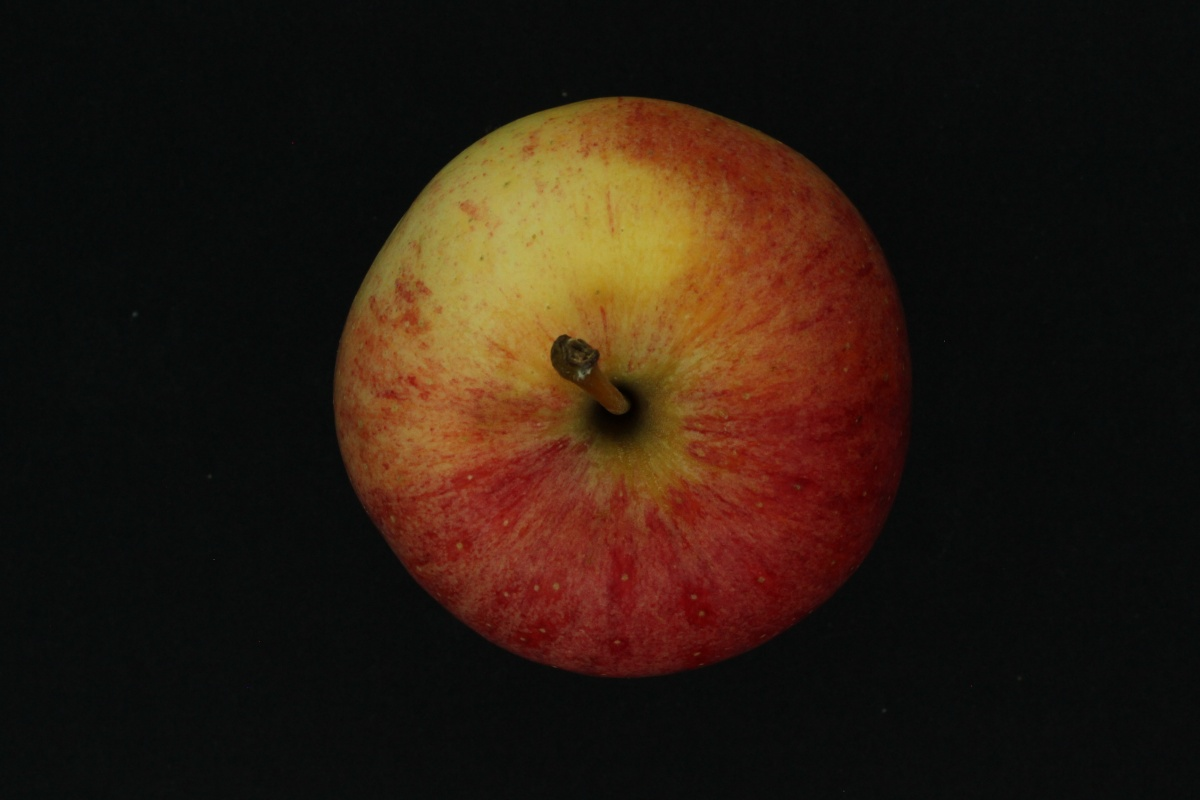
#> input picture dataset/Apples/Test/Royal_01_1.JPG, 1200 x 800 px; its folder holds only this picture in this run
$ jupyter execute --allow-errors FeaturesExtraction.ipynb   (older library calls are emulated)
#> lines starting #> are read from the running program, lines starting #| are printed output that depends on the picture
#> call 4 of extract_features, with data_path = 'dataset\\Test\\*'
#> in extract_features, img is the input picture: shape (800, 1200, 3); mean B, G, R 15.8, 26.3, 41.1
[cell 1]
import cv2
from sklearn import svm
from scipy.cluster.vq import kmeans, vq
import numpy as np
import glob
from scipy.stats import skew
from skimage.feature import greycomatrix, greycoprops
from sklearn.model_selection import GridSearchCV
import pickle

[cell 2]
Apple_training_data='dataset\\Apples\\*'
Orange_training_data='dataset\\Oranges\\*'
Mango_training_data='dataset\\Mangoes\\*'

sift = cv2.SIFT_create()

[cell 3]
def get_all_glcm_features(gray_scale_img):
    """
    Given a grayscale image with graylevels from 0 - 255, this function returns the contrast
    and the homogeneity features of the image with the help of GLCM
    """
    # Tip: Make sure you understand the input-output of everything you write,
    # not doing that results in bugs that make you believe the lab is long

    #size of co-occ matrix = number of gray levels
    image_array = np.array(gray_scale_img)
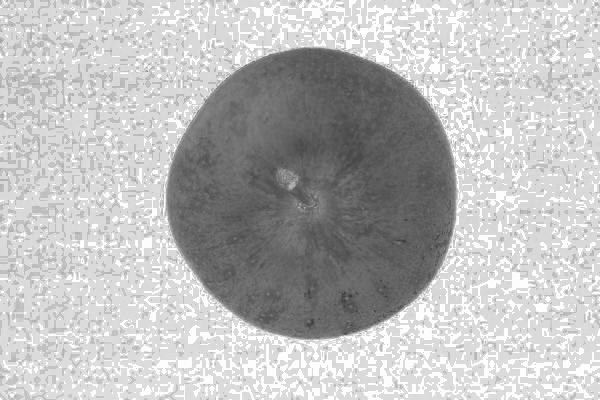
#> image_array: shape (800, 1200) (shown at 1/2 size); min 57, max 255, mean 187.4
    #print('first pixel= ', image_array[0][0])
    coocurrence_matrix = greycomatrix(image_array, [1], [0])
    contrast = greycoprops(coocurrence_matrix, 'contrast')
#> contrast = [91.83]
    homogeneity = greycoprops(coocurrence_matrix, 'homogeneity')
#> homogeneity = [0.558]
    #mean = greycoprops(coocurrence_matrix, 'mean')
    energy = greycoprops(coocurrence_matrix, 'energy')
#> energy = [0.181]
    #entropy = greycoprops(coocurrence_matrix, 'entropy')
    #variance = greycoprops(coocurrence_matrix, 'variance')
    correlation = greycoprops(coocurrence_matrix, 'correlation')
#> correlation = [0.985]
    return contrast, homogeneity, energy, correlation

[cell 4]
def extract_features(data_path):
    des_list=[]
    hue_arr=[]
    for file in glob.glob(data_path):
        img = cv2.imread(file)
        img = cv2.cvtColor(img, cv2.COLOR_BGR2HSV)
        img_gray = cv2.cvtColor(img, cv2.COLOR_BGR2GRAY)
        contrast, homogeneity, energy, correlation= get_all_glcm_features((img_gray * 255).astype(np.uint8))
        kpts, des = sift.detectAndCompute(img_gray,None)
        if len(kpts) < 1:
            no_kpts = np.zeros((1, sift.descriptorSize()), np.float32)
            des_list.append((file, no_kpts))
        else:
            des_list.append((file, des))
        h,s,v=cv2.split(img)
        hue_mean=np.mean(h)  #calculate the mean of hue channel of each image
        hue_var=np.var(h)
        flatten_h = list(np.concatenate(h).flat)
        hue_skewness=skew(flatten_h)
        image_hue_info=[]
        image_hue_info.append(hue_mean)
        image_hue_info.append(hue_var)
        image_hue_info.append(hue_skewness)
        #######################################################################
        image_hue_info.append(contrast[0][0])
        image_hue_info.append(homogeneity[0][0])
        image_hue_info.append(energy[0][0])
        image_hue_info.append(correlation[0][0])
        #########################################################################
        hue_arr.append(image_hue_info)


        # Stack all the descriptors vertically in a numpy array
    descriptors = des_list[0][1]
    for file, descriptor in des_list[1:]:
        descriptors = np.vstack((descriptors, descriptor))


    #kmeans works only on float, so convert integers to float
    descriptors_float = descriptors.astype(float)

    k = 60  #k means awal 60 clusters
    voc, variance = kmeans(descriptors_float, k, 1)

    features = np.zeros((len(hue_arr), k), "float32")
    for i in range(len(hue_arr)):
        words, distance = vq(des_list[i][1],voc)
        for w in words:
            features[i][w] += 1


    # [5 lines of commented-out code are left out]

    all_features=np.concatenate((hue_arr,features.tolist()),axis=1).tolist()
    return(all_features)

#> (a cell that did not finish here is left out)

#> (a cell that did not finish here is left out)

#> (a cell that did not finish here is left out)

#> (a cell that did not finish here is left out)

#pca
pca = PCA()
x_scaled_pca = pca.fit_transform(all_features)

per_var = np.round(pca.explained_variance_ratio_*100,decimals=1)
labels =[str(x) for x in range(1, len(per_var)+1)]

plt.bar(x=range(1, len(per_var)+1), height=per_var)
plt.tick_params(
    axis='x',
    which='both',
    bottom= False,
    top= False,
    labelbottom=False)
plt.ylabel('percentage of explained variance')
plt.xlabel('principal Components')
plt.title('scree plot')
plt.show()

[cell 9]
#x_train, x_test, y_train, y_test = train_test_split(all_features,all_labels, test_size=0.3,random_state=0)
param_grid = [
    {
        'C': [0.5, 1, 10, 100],
        'gamma': ['scale',1,0.1,0.01,0.001,0.0001],
        'kernel': ['rbf']
    },
]

optimal_params = GridSearchCV(
    svm.SVC(),
    param_grid,
    cv=25,
    scoring='accuracy',
    verbose=0
)

#print(len(all_features_scalled),len(y_train))
#all_features_scaled = scale(all_features)

#> (the rest of this cell did not finish here and is left out)

#> (a cell that did not finish here is left out)

all_features_scalled=scale(all_features)
clf_linear = svm.SVC(kernel='linear').fit(all_features_scalled[0:220,0:3].tolist(),all_labels)

[cell 11]
#Import scikit-learn metrics module for accuracy calculation
x_test = extract_features('dataset\\Test\\*')
#> in extract_features (call 4), `contrast, homogeneity, energy, correlation= get_all_glcm_features((img..`: contrast = [91.83]; homogeneity = [0.558]; energy = [0.181]; correlation = [0.985]
#> in extract_features (call 4), `kpts, des = sift.detectAndCompute(img_gray,None)`: kpts = 7119 keypoints; strongest (x, y, size): (642, 372, 326.6), (294, 142, 2.8), (534, 109, 2.6), (867, 564, 6.7)
#> in extract_features (call 4), `h,s,v=cv2.split(img)`:
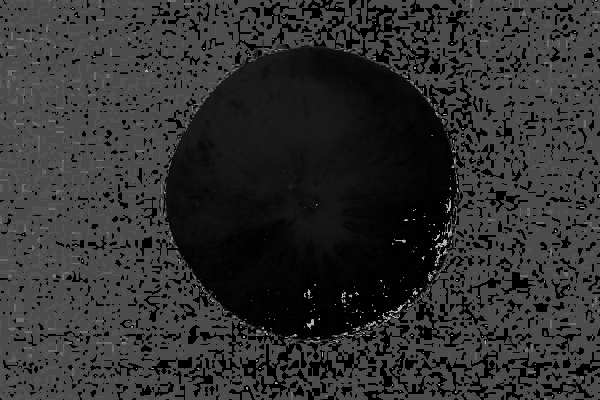
#> h: shape (800, 1200) (shown at 1/2 size); min 0, max 179, mean 48.4
#> in extract_features (call 4), `h,s,v=cv2.split(img)`:
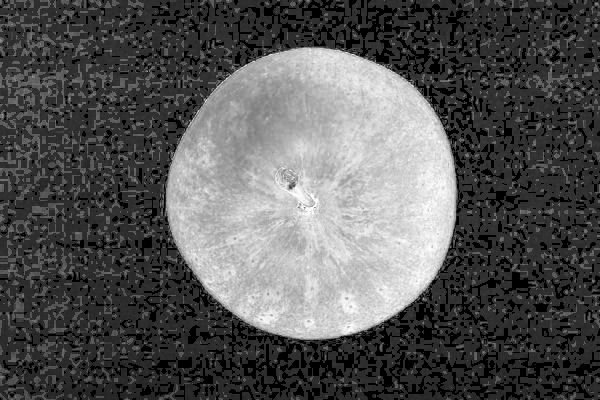
#> s: shape (800, 1200) (shown at 1/2 size); min 0, max 255, mean 86
#> in extract_features (call 4), `h,s,v=cv2.split(img)`:
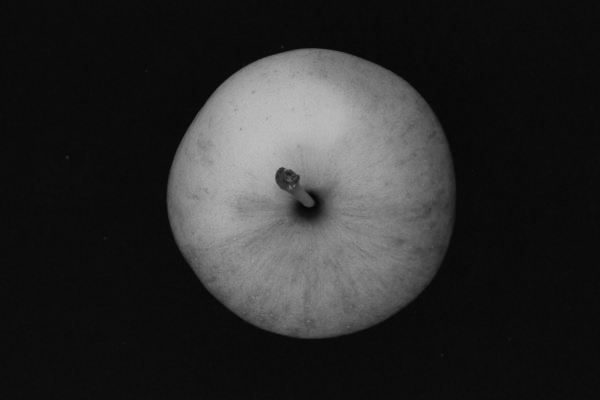
#> v: shape (800, 1200) (shown at 1/2 size); min 2, max 192, mean 42.4
#> in extract_features (call 4), `hue_mean=np.mean(h)`: hue_mean = 48.43
#> in extract_features (call 4), `hue_var=np.var(h)`: hue_var = 1290.4
#> in extract_features (call 4), `flatten_h = list(np.concatenate(h).flat)`: flatten_h = 960000 items
#> in extract_features (call 4), `hue_skewness=skew(flatten_h)`: hue_skewness = -0.161
#> in extract_features (call 4), `voc, variance = kmeans(descriptors_float, k, 1)`:
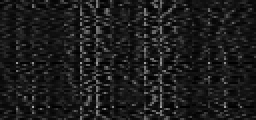
#> voc: shape (60, 128) float64 (shown 2 times larger); min 0.0405, max 168.9, mean 28.3
#> in extract_features (call 4), `voc, variance = kmeans(descriptors_float, k, 1)`: variance = 294.3
#> the loop in extract_features (call 4), `for i in range(len(hue_arr)):` made 1 pass
#> in extract_features (call 4), `all_features=np.concatenate((hue_arr,features.tolist()),axis=1).tolist()`: all_features = 1 item
#> x_test = 1 item
y_test = ['Mango','Apple','Apple','Mango','Mango','Orange','Apple','Apple','Apple','Apple','Orange','Apple','Mango','Mango','Mango','Orange','Orange','Orange']
#Import scikit-learn metrics module for accuracy calculation
from sklearn import metrics
# Model Accuracy: how often is the classifier correct?
#> (the rest of this cell did not finish here and is left out)

$ run again, on dataset/Apples/Test/Royal_01_2.JPG
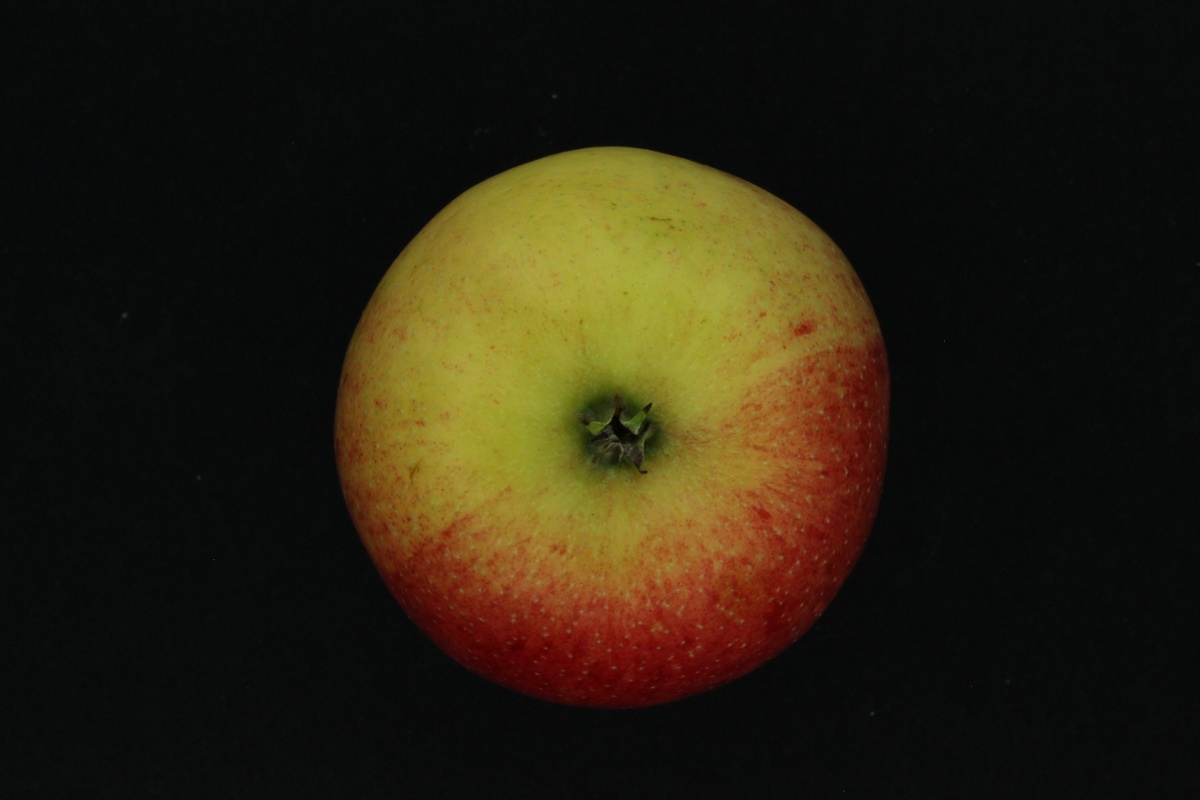
#> input picture dataset/Apples/Test/Royal_01_2.JPG, 1200 x 800 px
#> in extract_features, img is the input picture: shape (800, 1200, 3); mean B, G, R 15.9, 32.8, 40.3
#> img: shape (800, 1200, 3); mean H, S, V 53.4, 85.8, 41.8
#> in get_all_glcm_features, `image_array = np.array(gray_scale_img)`:
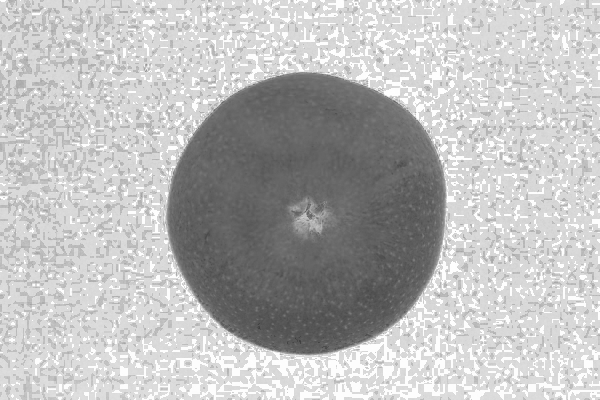
#> image_array: shape (800, 1200) (shown at 1/2 size); min 60, max 255, mean 187.1
#> in get_all_glcm_features, `contrast = greycoprops(coocurrence_matrix, 'contrast')`: contrast = [97.67]
#> in get_all_glcm_features, `homogeneity = greycoprops(coocurrence_matrix, 'homogeneity')`: homogeneity = [0.57]
#> in get_all_glcm_features, `energy = greycoprops(coocurrence_matrix, 'energy')`: energy = [0.182]
#> in get_all_glcm_features, `correlation = greycoprops(coocurrence_matrix, 'correlation')`: correlation = [0.983]
#> in extract_features (call 4), `contrast, homogeneity, energy, correlation= get_all_glcm_features((img..`: contrast = [97.67]; homogeneity = [0.57]; energy = [0.182]; correlation = [0.983]
#> kpts = 7351 keypoints; strongest (x, y, size): (614, 404, 328.2), (657, 145, 2), (538, 155, 2), (882, 316, 5.4)
#> hue_mean = 53.39
#> hue_var = 1092.3
#> flatten_h = 960000 items
#> hue_skewness = -0.391
#> in extract_features (call 4), `voc, variance = kmeans(descriptors_float, k, 1)`:
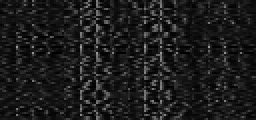
#> voc: shape (60, 128) float64 (shown 2 times larger); min 0.24, max 162, mean 28.4
#> variance = 294.3
#> the loop in extract_features (call 4), `for i in range(len(hue_arr)):` made 1 pass
#> all_features = 1 item

$ run again, on dataset/Apples/Test/Royal_01_3.JPG
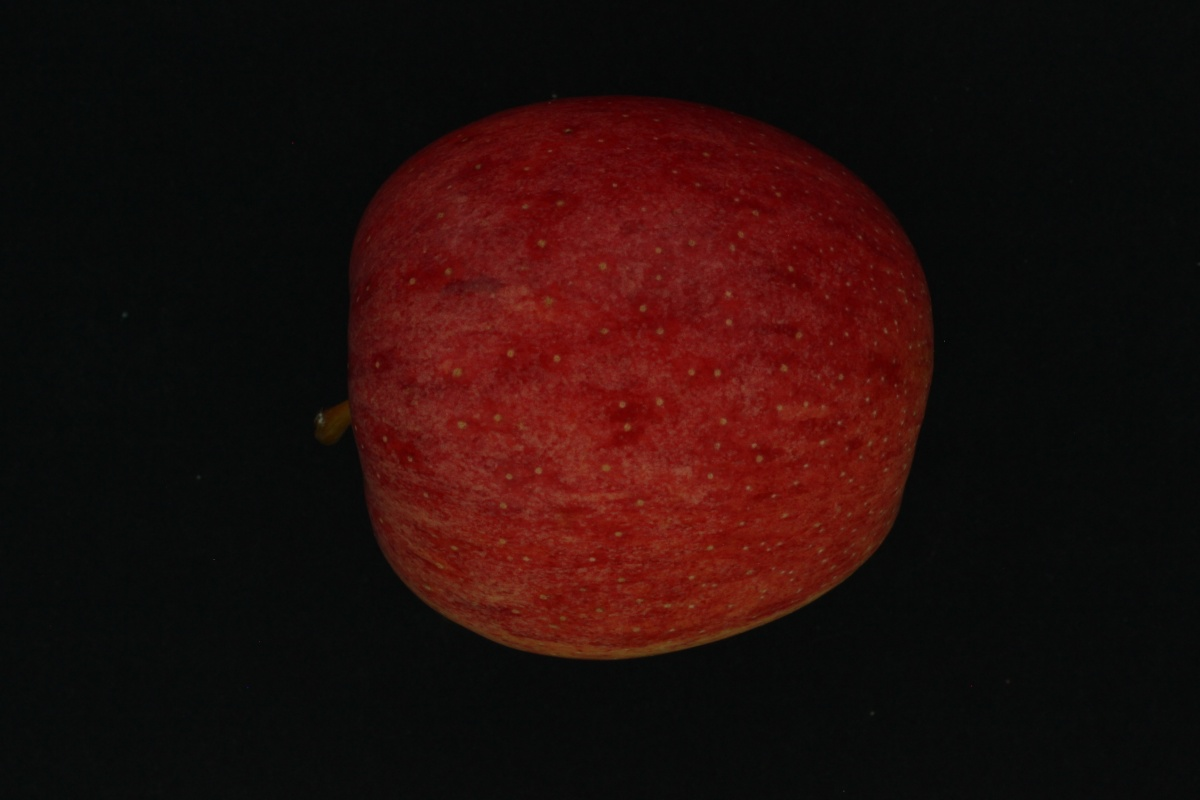
#> input picture dataset/Apples/Test/Royal_01_3.JPG, 1200 x 800 px
#> in extract_features, img is the input picture: shape (800, 1200, 3); mean B, G, R 11.1, 13.2, 35.4
#> img: shape (800, 1200, 3); mean H, S, V 48, 95.2, 36.7
#> in get_all_glcm_features, `image_array = np.array(gray_scale_img)`:
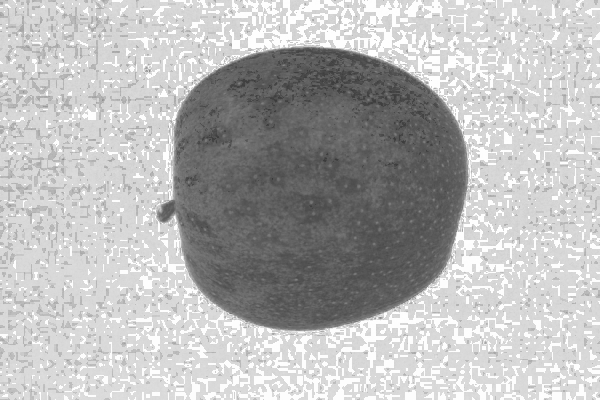
#> image_array: shape (800, 1200) (shown at 1/2 size); min 55, max 255, mean 183.7
#> in get_all_glcm_features, `contrast = greycoprops(coocurrence_matrix, 'contrast')`: contrast = [97.11]
#> in get_all_glcm_features, `homogeneity = greycoprops(coocurrence_matrix, 'homogeneity')`: homogeneity = [0.57]
#> in get_all_glcm_features, `energy = greycoprops(coocurrence_matrix, 'energy')`: energy = [0.198]
#> in get_all_glcm_features, `correlation = greycoprops(coocurrence_matrix, 'correlation')`: correlation = [0.986]
#> in extract_features (call 4), `contrast, homogeneity, energy, correlation= get_all_glcm_features((img..`: contrast = [97.11]; homogeneity = [0.57]; energy = [0.198]; correlation = [0.986]
#> kpts = 7003 keypoints; strongest (x, y, size): (642, 368, 331), (331, 426, 21.4), (299, 142, 2.2), (761, 636, 2.5)
#> hue_mean = 48.05
#> hue_var = 1723.2
#> flatten_h = 960000 items
#> hue_skewness = 0.255
#> in extract_features (call 4), `voc, variance = kmeans(descriptors_float, k, 1)`:
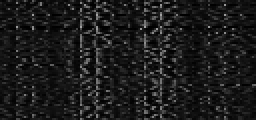
#> voc: shape (60, 128) float64 (shown 2 times larger); min 0.273, max 163.8, mean 27.5
#> variance = 291.2
#> the loop in extract_features (call 4), `for i in range(len(hue_arr)):` made 1 pass
#> all_features = 1 item
